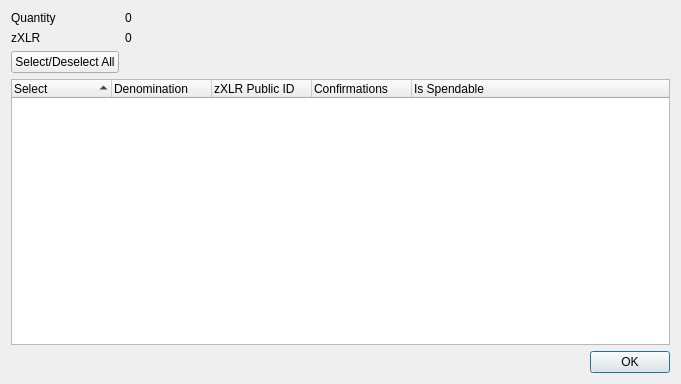
<?xml version="1.0" encoding="UTF-8"?>
<ui version="4.0">
 <class>ZPivControlDialog</class>
 <widget class="QDialog" name="ZPivControlDialog">
  <property name="geometry">
   <rect>
    <x>0</x>
    <y>0</y>
    <width>681</width>
    <height>384</height>
   </rect>
  </property>
  <property name="minimumSize">
   <size>
    <width>681</width>
    <height>384</height>
   </size>
  </property>
  <property name="windowTitle">
   <string>Select zXLR to Spend</string>
  </property>
  <layout class="QGridLayout" name="gridLayout">
   <item row="0" column="0">
    <layout class="QFormLayout" name="formLayout">
     <property name="sizeConstraint">
      <enum>QLayout::SetDefaultConstraint</enum>
     </property>
     <item row="0" column="0">
      <widget class="QLabel" name="labelQuantity">
       <property name="text">
        <string>Quantity</string>
       </property>
      </widget>
     </item>
     <item row="0" column="1">
      <widget class="QLabel" name="labelQuantity_int">
       <property name="text">
        <string>0</string>
       </property>
      </widget>
     </item>
     <item row="1" column="0">
      <widget class="QLabel" name="labelZPiv">
       <property name="text">
        <string>zXLR</string>
       </property>
      </widget>
     </item>
     <item row="1" column="1">
      <widget class="QLabel" name="labelZPiv_int">
       <property name="text">
        <string>0</string>
       </property>
      </widget>
     </item>
     <item row="2" column="0">
      <widget class="QPushButton" name="pushButtonAll">
       <property name="text">
        <string>Select/Deselect All</string>
       </property>
      </widget>
     </item>
    </layout>
   </item>
   <item row="1" column="0">
    <layout class="QVBoxLayout" name="verticalLayout">
     <item>
      <widget class="QTreeWidget" name="treeWidget">
       <property name="minimumSize">
        <size>
         <width>0</width>
         <height>250</height>
        </size>
       </property>
       <property name="alternatingRowColors">
        <bool>true</bool>
       </property>
       <property name="sortingEnabled">
        <bool>true</bool>
       </property>
       <property name="columnCount">
        <number>5</number>
       </property>
       <attribute name="headerDefaultSectionSize">
        <number>100</number>
       </attribute>
       <column>
        <property name="text">
         <string notr="true">Select</string>
        </property>
       </column>
       <column>
        <property name="text">
         <string notr="true">Denomination</string>
        </property>
       </column>
       <column>
        <property name="text">
         <string notr="true">zXLR Public ID</string>
        </property>
       </column>
       <column>
        <property name="text">
         <string notr="true">Confirmations</string>
        </property>
       </column>
       <column>
        <property name="text">
         <string>Is Spendable</string>
        </property>
       </column>
      </widget>
     </item>
     <item>
      <widget class="QDialogButtonBox" name="buttonBox">
       <property name="orientation">
        <enum>Qt::Horizontal</enum>
       </property>
       <property name="standardButtons">
        <set>QDialogButtonBox::Ok</set>
       </property>
      </widget>
     </item>
    </layout>
   </item>
  </layout>
 </widget>
 <resources/>
 <connections>
  <connection>
   <sender>buttonBox</sender>
   <signal>accepted()</signal>
   <receiver>ZPivControlDialog</receiver>
   <slot>accept()</slot>
   <hints>
    <hint type="sourcelabel">
     <x>248</x>
     <y>254</y>
    </hint>
    <hint type="destinationlabel">
     <x>157</x>
     <y>274</y>
    </hint>
   </hints>
  </connection>
  <connection>
   <sender>buttonBox</sender>
   <signal>rejected()</signal>
   <receiver>ZPivControlDialog</receiver>
   <slot>reject()</slot>
   <hints>
    <hint type="sourcelabel">
     <x>316</x>
     <y>260</y>
    </hint>
    <hint type="destinationlabel">
     <x>286</x>
     <y>274</y>
    </hint>
   </hints>
  </connection>
 </connections>
</ui>
